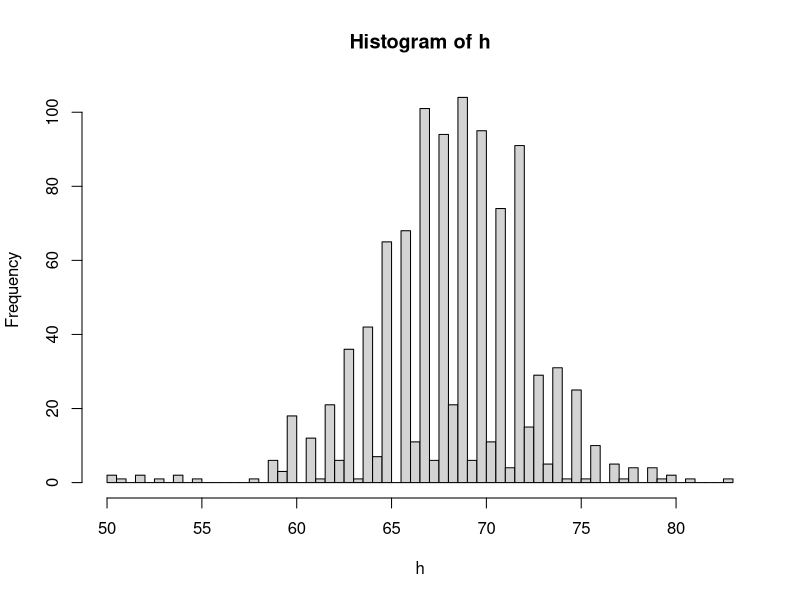

This chart was generated by the following R code:
# Week 1 Quiz
# Problem 1

    # install.packages("dslabs")
    library(dslabs)
    library(dplyr)
    data("heights")
    h<-heights$height
    hist(h, breaks=100)

    # Answer: Normal distrubution



    
